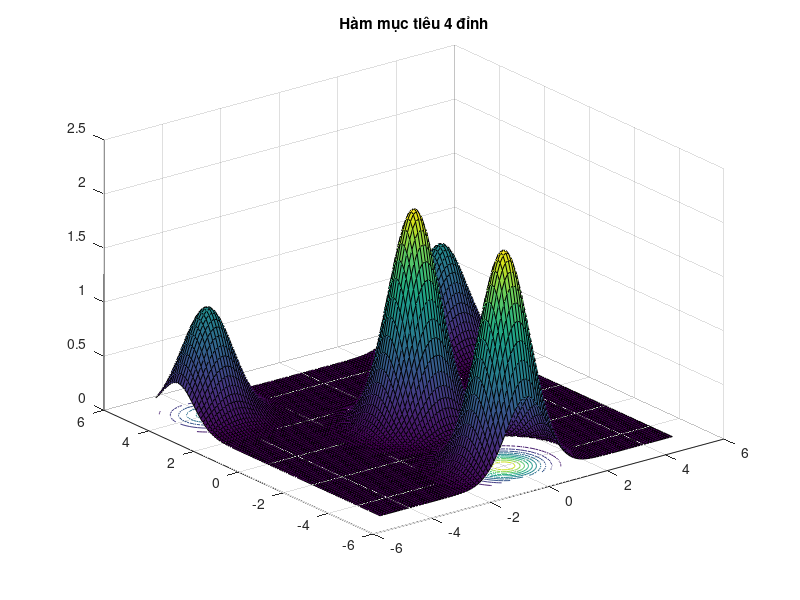
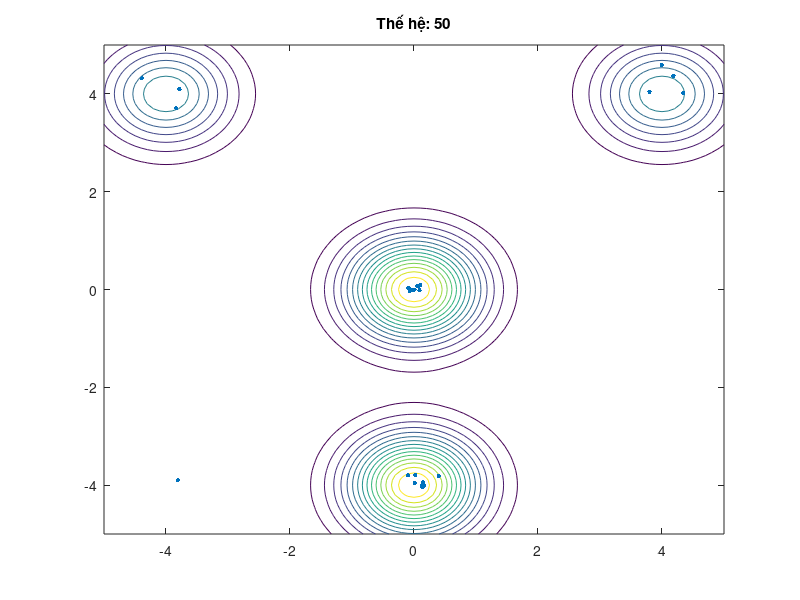

The MATLAB script that drew these images, in order:
% ====================================================================
% THUẬT TOÁN ĐOM ĐÓM (FIREFLY ALGORITHM - FA)
% Tác giả gốc: Xin-She Yang
% Tài liệu tham khảo: Nature-Inspired Metaheuristic Algorithms, 2nd Edition
% ====================================================================

function [best] = firefly_simple(instr)
    if nargin < 1, instr = [25 50]; end
    
    n = instr(1);               % Số lượng đom đóm (Population size)
    MaxGeneration = instr(2);   % Số vòng lặp tối đa (Max generations)
    
    % --- 1. ĐỊNH NGHĨA HÀM MỤC TIÊU (Objective Function) ---
    % Hàm 4 đỉnh (Four-peak function) để kiểm tra khả năng tìm cực đại
    str1 = 'exp(-(x-4).^2-(y-4).^2) + exp(-(x+4).^2-(y-4).^2)';
    str2 = '+ 2*exp(-x.^2-(y+4).^2) + 2*exp(-x.^2-y.^2)';
    funstr = strcat(str1, str2);
    f = vectorize(inline(funstr)); % Chuyển chuỗi thành hàm nội tuyến
    
    % Phạm vi tìm kiếm [-5, 5] cho cả x và y
    range = [-5 5 -5 5]; 
    
    % --- 2. THIẾT LẬP THAM SỐ (Parameters) ---
    alpha = 0.2;      % Tham số ngẫu nhiên hóa (Randomness)
    gamma = 1.0;      % Hệ số hấp thụ ánh sáng (Absorption coefficient)
    beta0 = 1.0;      % Độ hấp dẫn tại r=0
    
    % --- 3. KHỞI TẠO (Initialization) ---
    [xn, yn, Lightn] = init_ffa(n, range);
    
    % Vẽ đồ thị hàm mục tiêu để theo dõi
    figure(1);
    Ngrid = 100;
    dx = (range(2)-range(1))/Ngrid;
    dy = (range(4)-range(3))/Ngrid;
    [x,y] = meshgrid(range(1):dx:range(2), range(3):dy:range(4));
    z = f(x,y);
    surfc(x,y,z); title('Hàm mục tiêu 4 đỉnh');
    
    % --- 4. VÒNG LẶP CHÍNH (Main Loop) ---
    figure(2); % Cửa sổ hiển thị quá trình di chuyển
    
    for i = 1:MaxGeneration
        
        % Đánh giá cường độ sáng tại vị trí hiện tại
        zn = f(xn, yn);
        
        % Xếp hạng đom đóm (Sắp xếp theo độ sáng)
        [Lightn, Index] = sort(zn);
        xn = xn(Index); 
        yn = yn(Index);
        
        % Lưu vị trí cũ để so sánh
        xo = xn; 
        yo = yn; 
        Lighto = Lightn;
        
        % Vẽ vị trí đom đóm hiện tại
        contour(x,y,z, 15); hold on;
        plot(xn, yn, '.', 'markersize', 10, 'markerfacecolor', 'g');
        title(['Thế hệ: ', num2str(i)]);
        axis(range); 
        hold off; 
        drawnow;
        
        % Di chuyển (Movement)
        [xn, yn] = ffa_move(xn, yn, Lightn, xo, yo, Lighto, alpha, gamma, range, beta0);
        
    end % Kết thúc vòng lặp
    
    % Kết quả tốt nhất
    best(:,1) = xo'; 
    best(:,2) = yo'; 
    best(:,3) = Lighto';
    
    disp('Vị trí tối ưu (x, y) và Giá trị hàm (z):');
    disp(best(end, :)); % Hiển thị con tốt nhất (cuối danh sách sau khi sort)
end

% ====================================================================
% CÁC HÀM CON (SUB-FUNCTIONS)
% ====================================================================

% --- Hàm 1: Khởi tạo vị trí ngẫu nhiên ---
function [xn, yn, Lightn] = init_ffa(n, range)
    xrange = range(2) - range(1);
    yrange = range(4) - range(3);
    
    % Tạo n vị trí ngẫu nhiên trong phạm vi cho phép
    xn = rand(1, n) * xrange + range(1);
    yn = rand(1, n) * yrange + range(3);
    Lightn = zeros(size(yn)); % Khởi tạo mảng độ sáng
end

% --- Hàm 2: Xử lý Di chuyển ---
function [xn, yn] = ffa_move(xn, yn, Lightn, xo, yo, Lighto, alpha, gamma, range, beta0)
    ni = size(yn, 2); % Số lượng đom đóm i
    nj = size(yo, 2); % Số lượng đom đóm j
    
    % Vòng lặp lồng nhau (Nested Loops)
    for i = 1:ni
        for j = 1:nj
            
            % Tính khoảng cách Euclidean (r_ij)
            r = sqrt((xn(i) - xo(j))^2 + (yn(i) - yo(j))^2);
            
            % SO SÁNH: Nếu con j sáng hơn con i
            if Lightn(i) < Lighto(j)
                
                % Tính độ hấp dẫn: 
                beta = beta0 * exp(-gamma * r^2);
                
                % Cập nhật vị trí x và y
                xn(i) = xn(i).*(1 - beta) + xo(j).*beta + alpha.*(rand - 0.5);
                yn(i) = yn(i).*(1 - beta) + yo(j).*beta + alpha.*(rand - 0.5);
                
            end
        end 
    end 
    
    % Kiểm tra biên (nếu bay ra ngoài thì kéo lại)
    [xn, yn] = findrange(xn, yn, range);
end

% --- Hàm 3: Kiểm tra biên (Boundary Constraint) ---
function [xn, yn] = findrange(xn, yn, range)
    for i = 1:length(yn)
        if xn(i) <= range(1), xn(i) = range(1); end
        if xn(i) >= range(2), xn(i) = range(2); end
        if yn(i) <= range(3), yn(i) = range(3); end
        if yn(i) >= range(4), yn(i) = range(4); end
    end
end